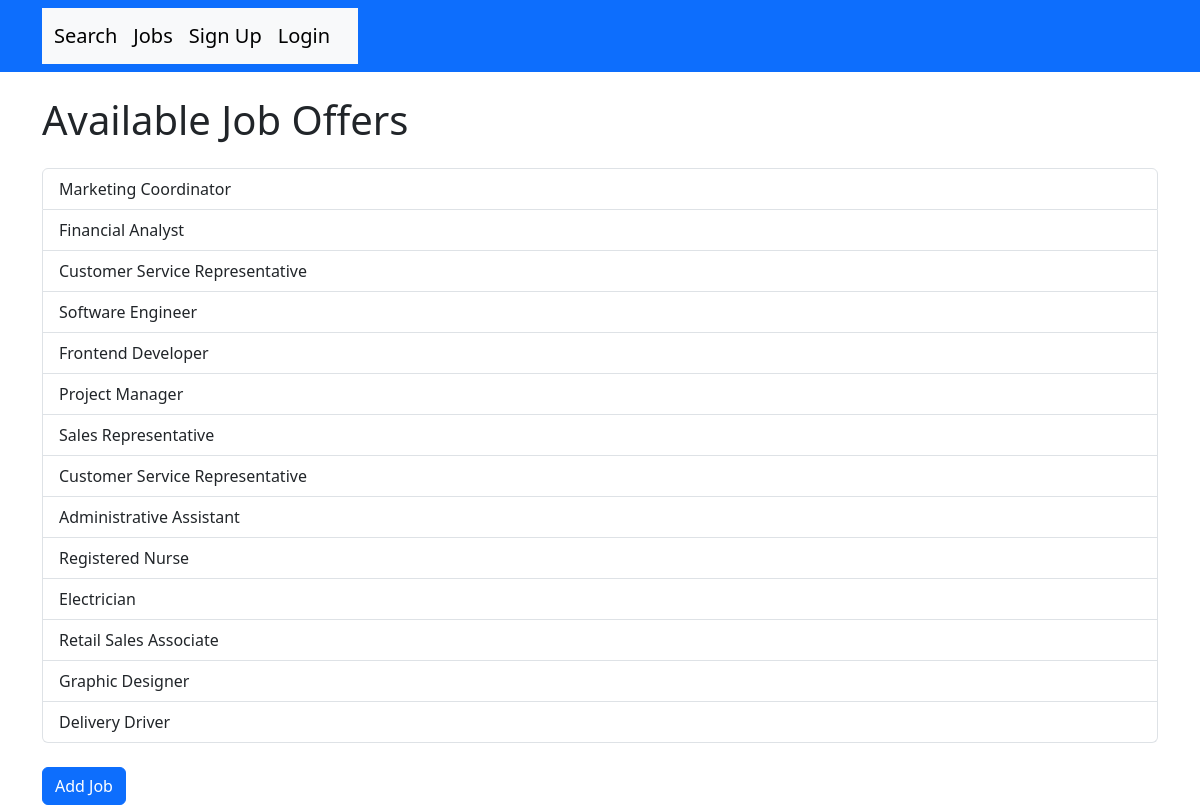
The page / on the database its author committed.
### jobs/models.py (models this page shows, shortened)
class BaseModel(models.Model):
    objects = models.Manager()
    DoesNotExist = models.Manager()
    class Meta:
        abstract = True

class Job(BaseModel):
    title = models.CharField(max_length=100)
    description = models.TextField()
    location = models.CharField(max_length=100)
    company = models.CharField(max_length=100, default='')
    pub_date = models.DateTimeField(default=timezone.now)
    expiration_date = models.DateTimeField(default=now() + timedelta(days=30))

### jobs/views.py (the view)
# urls.py: path("", jobs_list, name='jobs_list'),
def jobs_list(request):
    jobs = Job.objects.all()
    context = {'jobs': jobs}
    return render(request, 'jobs/jobs_list.html', context)

### jobs/templates/jobs/jobs_list.html
{% extends 'base.html' %}
{% block content %}
    <div class="container mt-4">
        <h1 class="mb-4">Available Job Offers</h1>
        <div class="list-group">
            {% for job in jobs %}
                <a href="{% url 'jobs:job_detail' job.id %}" class="list-group-item list-group-item-action">{{ job.title }}</a>
            {% endfor %}
        </div>
        <div class="mt-4">
            <a href="{% url 'jobs:create_job' %}" class="btn btn-primary">Add Job</a>
        </div>
    </div>
{% endblock %}

### templates/base.html (shortened to what this page needs)
<!DOCTYPE html>
<html lang="en">
<head>
    <link href="https://cdn.jsdelivr.net/npm/bootstrap@5.3.2/dist/css/bootstrap.min.css" rel="stylesheet">
</head>
<body>
<nav class="navbar bg-primary">
    <div class="container">
        <nav class="navbar navbar-expand-lg bg-light">
            <div class="container-fluid">
                 <a class="navbar-brand" href="{% url 'jobs:job_search' %}">Search</a>
                <a class="navbar-brand" href="{% url 'jobs:jobs_list' %}">Jobs</a>
                <a class="navbar-brand" href="{% url 'jobs:signup' %}">Sign Up</a>
                <a class="navbar-brand" href="{% url 'jobs:login' %}">Login</a>
            </div>
        </nav>
    </div>
</nav>
{% block content %}
{% endblock %}
</body>
</html>

### rows shown on the page
Job: title "Marketing Coordinator"
Job: title "Financial Analyst"
Job: title "Customer Service Representative"
Job: title "Software Engineer"
Job: title "Frontend Developer"
Job: title "Project Manager"
Job: title "Sales Representative"
Job: title "Customer Service Representative"
Job: title "Administrative Assistant"
Job: title "Registered Nurse"
Job: title "Electrician"
Job: title "Retail Sales Associate"
Job: title "Graphic Designer"
Job: title "Delivery Driver"
